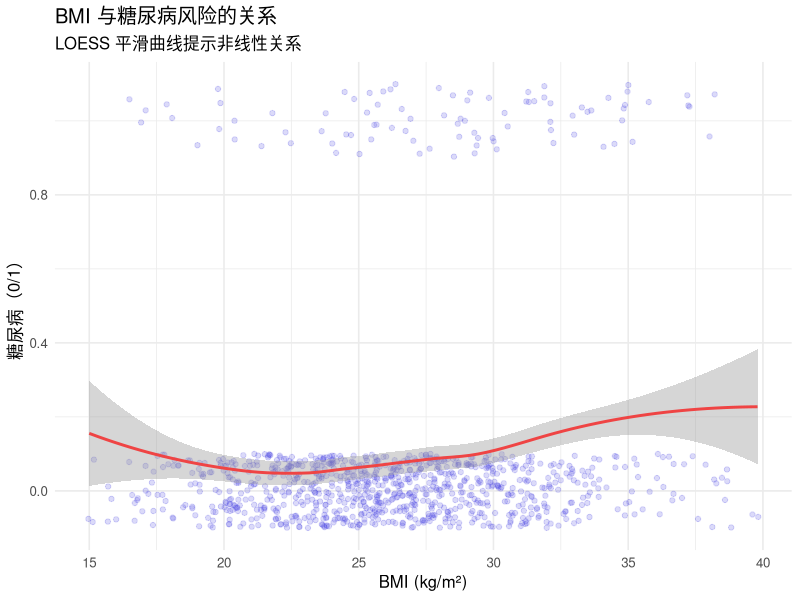

This chart was generated by the following R code: (Note: this script raises an error after producing the figure.)
## ---- chunk 1
knitr::opts_chunk$set(
    echo = TRUE,
    warning = FALSE,
    message = FALSE,
    fig.width = 8,
    fig.height = 5,
    fig.retina = 2,
    out.width = "100%",
    dpi = 150
)
## ---- chunk 2
# 核心包
library(rms) # RCS 主力包
library(tidyverse) # 数据处理
library(ggplot2) # 可视化
library(survival) # 生存分析
## ---- chunk 3
# 模拟数据
set.seed(2024)
n <- 1000

diabetes_data <- tibble(
    id = 1:n,
    age = round(runif(n, 30, 70)),
    sex = factor(sample(c("男", "女"), n, replace = TRUE)),
    bmi = round(rnorm(n, 26, 5), 1),
    exercise = round(pmax(0, rnorm(n, 150, 60))),
    family_history = rbinom(n, 1, 0.25)
) |>
    mutate(
        # 非线性 BMI 效应（J 型曲线）
        bmi_effect = case_when(
            bmi < 18.5 ~ 0.5, # 过轻
            bmi < 24 ~ -0.3, # 正常（参照）
            bmi < 28 ~ 0.2, # 超重
            bmi < 32 ~ 0.8, # 肥胖
            TRUE ~ 1.5 # 重度肥胖
        ) + 0.03 * (bmi - 24)^2 / 10, # 额外非线性

        # 糖尿病风险
        logit_p = -3 +
            bmi_effect +
            0.04 * (age - 50) -
            0.003 * pmax(exercise - 150, 0) +
            0.5 * family_history,
        p = plogis(logit_p),
        diabetes = rbinom(n, 1, p)
    )

# 限制 BMI 范围
diabetes_data <- diabetes_data |>
    filter(bmi >= 15 & bmi <= 45)

glimpse(diabetes_data)

# 事件率
mean(diabetes_data$diabetes)
## ---- chunk 4
# BMI 与糖尿病的关系（初步探索）
ggplot(diabetes_data, aes(x = bmi, y = diabetes)) +
    geom_jitter(alpha = 0.2, height = 0.1, color = "#4f46e5") +
    geom_smooth(method = "loess", color = "#ef4444") +
    labs(
        title = "BMI 与糖尿病风险的关系",
        subtitle = "LOESS 平滑曲线提示非线性关系",
        x = "BMI (kg/m²)",
        y = "糖尿病（0/1）"
    ) +
    theme_minimal(base_size = 12)
## ---- chunk 5
# 设置数据分布（重要！）
dd <- datadist(diabetes_data)
options(datadist = "dd")
## ---- chunk 6
# 4 节点 RCS Logistic 回归
rcs_model <- lrm(
    diabetes ~ rcs(bmi, 4) + age + sex + exercise + family_history,
    data = diabetes_data,
    x = TRUE, y = TRUE # 保留数据用于后续分析
)

print(rcs_model)
## ---- chunk 7
# ANOVA 检验（关键！）
anova(rcs_model)
## ---- chunk 8
# 使用 rms::Predict 函数
pred_bmi <- Predict(rcs_model, bmi, ref.zero = TRUE)

# 绑制效应图
plot(pred_bmi,
    xlab = "BMI (kg/m²)",
    ylab = "log(OR)",
    main = "BMI 与糖尿病风险的非线性关系"
)
## ---- chunk 9
# 提取预测数据
pred_data <- Predict(rcs_model, bmi, ref.zero = TRUE) |>
    as.data.frame()

# 计算 OR
pred_data <- pred_data |>
    mutate(
        OR = exp(yhat),
        OR_lower = exp(lower),
        OR_upper = exp(upper)
    )

# 高质量可视化
ggplot(pred_data, aes(x = bmi)) +
    # 置信区间
    geom_ribbon(aes(ymin = OR_lower, ymax = OR_upper),
        fill = "#4f46e5", alpha = 0.2
    ) +
    # 主曲线
    geom_line(aes(y = OR), color = "#4f46e5", linewidth = 1.2) +
    # 参照线
    geom_hline(yintercept = 1, linetype = "dashed", color = "gray50") +
    # 添加地毯图显示数据分布
    geom_rug(
        data = diabetes_data, aes(x = bmi),
        inherit.aes = FALSE, alpha = 0.3, sides = "b"
    ) +
    scale_y_log10(breaks = c(0.5, 1, 2, 4, 8)) +
    labs(
        title = "BMI 与糖尿病风险的剂量-反应关系",
        subtitle = "使用 4 节点限制性立方样条，参照点: BMI = 24",
        x = "BMI (kg/m²)",
        y = "比值比 (OR)",
        caption = "阴影区域: 95% 置信区间"
    ) +
    theme_minimal(base_size = 12) +
    theme(
        plot.title = element_text(face = "bold"),
        panel.grid.minor = element_blank()
    )
## ---- chunk 10
# 以 BMI = 22（正常中值）为参照
pred_22 <- Predict(rcs_model, bmi,
    ref.zero = TRUE,
    fun = exp
) # 直接输出 OR

# 更新 datadist 的参照值
dd$limits$bmi[2] <- 22 # 设置参照值为22
options(datadist = "dd")
## ---- chunk 11
# 拟合不同节点数的模型
rcs3 <- lrm(diabetes ~ rcs(bmi, 3) + age + sex, data = diabetes_data)
rcs4 <- lrm(diabetes ~ rcs(bmi, 4) + age + sex, data = diabetes_data)
rcs5 <- lrm(diabetes ~ rcs(bmi, 5) + age + sex, data = diabetes_data)

# AIC 比较
data.frame(
    节点数 = 3:5,
    自由度 = c(2, 3, 4),
    AIC = c(AIC(rcs3), AIC(rcs4), AIC(rcs5))
)
## ---- chunk 12
# 可视化比较
pred3 <- Predict(rcs3, bmi, ref.zero = TRUE) |>
    as.data.frame() |>
    mutate(knots = "3 节点")
pred4 <- Predict(rcs4, bmi, ref.zero = TRUE) |>
    as.data.frame() |>
    mutate(knots = "4 节点")
pred5 <- Predict(rcs5, bmi, ref.zero = TRUE) |>
    as.data.frame() |>
    mutate(knots = "5 节点")

compare_data <- bind_rows(pred3, pred4, pred5)

ggplot(compare_data, aes(x = bmi, y = exp(yhat), color = knots)) +
    geom_line(linewidth = 1) +
    geom_hline(yintercept = 1, linetype = "dashed", color = "gray50") +
    scale_color_manual(values = c("#22c55e", "#4f46e5", "#ef4444")) +
    scale_y_log10() +
    labs(
        title = "不同节点数的 RCS 曲线比较",
        x = "BMI",
        y = "OR",
        color = "节点数"
    ) +
    theme_minimal(base_size = 12)
## ---- chunk 13
# 默认节点位置（分位数）
default_knots <- rcspline.eval(diabetes_data$bmi, nk = 4, knots.only = TRUE)
cat("默认节点位置:", default_knots, "\n")

# 自定义节点位置
custom_knots <- c(18.5, 24, 28, 32) # 基于 WHO 分类

rcs_custom <- lrm(
    diabetes ~ rcs(bmi, custom_knots) + age + sex + family_history,
    data = diabetes_data
)

anova(rcs_custom)
## ---- chunk 14
# 从曲线识别潜在拐点
pred_detailed <- Predict(rcs_model, bmi = seq(15, 45, 0.5), ref.zero = TRUE) |>
    as.data.frame() |>
    mutate(OR = exp(yhat))

# 找到 OR = 1 的交点（即风险开始增加的阈值）
threshold_idx <- which.min(abs(pred_detailed$OR - 1))
threshold_bmi <- pred_detailed$bmi[threshold_idx]

cat("风险开始增加的 BMI 阈值约:", round(threshold_bmi, 1), "\n")
## ---- chunk 15
# 计算各 BMI 水平相对于不同参照的 OR
# 这有助于识别临床有意义的切点

# 创建预测数据框
pred_grid <- expand.grid(
    bmi = seq(18, 40, 2),
    age = median(diabetes_data$age),
    sex = "男",
    exercise = median(diabetes_data$exercise),
    family_history = 0
)

# 预测风险
pred_grid$prob <- predict(rcs_model, newdata = pred_grid, type = "fitted")

# 可视化风险曲线
ggplot(pred_grid, aes(x = bmi, y = prob)) +
    geom_line(color = "#4f46e5", linewidth = 1.2) +
    geom_point(color = "#4f46e5", size = 2) +
    scale_y_continuous(labels = scales::percent_format()) +
    labs(
        title = "BMI 与预测糖尿病风险",
        subtitle = "控制年龄、性别、运动量和家族史",
        x = "BMI (kg/m²)",
        y = "预测风险"
    ) +
    theme_minimal(base_size = 12)
## ---- chunk 16
# 模拟生存数据
set.seed(42)
survival_data <- diabetes_data |>
    mutate(
        # 生存时间
        time = rexp(n(), rate = 0.05 + 0.02 * diabetes),
        time = pmin(time, 10), # 最长随访10年
        # 删失
        censor_time = runif(n(), 3, 10),
        surv_time = pmin(time, censor_time),
        status = as.integer(time <= censor_time)
    )

# 设置 datadist
dd <- datadist(survival_data)
options(datadist = "dd")

# Cox 回归 with RCS
cox_rcs <- cph(
    Surv(surv_time, status) ~ rcs(bmi, 4) + age + sex,
    data = survival_data,
    x = TRUE, y = TRUE
)

print(cox_rcs)
anova(cox_rcs)
## ---- chunk 17
# 可视化 HR 曲线
pred_cox <- Predict(cox_rcs, bmi, ref.zero = TRUE, fun = exp)

ggplot(as.data.frame(pred_cox), aes(x = bmi)) +
    geom_ribbon(aes(ymin = lower, ymax = upper), fill = "#ef4444", alpha = 0.2) +
    geom_line(aes(y = yhat), color = "#ef4444", linewidth = 1.2) +
    geom_hline(yintercept = 1, linetype = "dashed") +
    scale_y_log10() +
    labs(
        title = "BMI 与死亡风险（Cox 回归 + RCS）",
        x = "BMI (kg/m²)",
        y = "风险比 (HR)"
    ) +
    theme_minimal(base_size = 12)
## ---- chunk 18
# 多个变量使用 RCS
multi_rcs <- lrm(
    diabetes ~ rcs(bmi, 4) + rcs(age, 3) + rcs(exercise, 3) + sex + family_history,
    data = diabetes_data
)

anova(multi_rcs)
## ---- chunk 19
# 可视化所有非线性效应
plot(Predict(multi_rcs), layout = c(2, 3))
## ---- chunk 20
# BMI 效应是否因性别而异
rcs_interact <- lrm(
    diabetes ~ rcs(bmi, 4) * sex + age + family_history,
    data = diabetes_data
)

anova(rcs_interact)
## ---- chunk 21
# 按性别分层可视化
pred_sex <- Predict(rcs_interact, bmi, sex, ref.zero = TRUE)

ggplot(as.data.frame(pred_sex), aes(
    x = bmi, y = exp(yhat),
    color = sex, fill = sex
)) +
    geom_ribbon(aes(ymin = exp(lower), ymax = exp(upper)), alpha = 0.2, color = NA) +
    geom_line(linewidth = 1.2) +
    geom_hline(yintercept = 1, linetype = "dashed") +
    scale_color_manual(values = c("#4f46e5", "#ef4444")) +
    scale_fill_manual(values = c("#4f46e5", "#ef4444")) +
    scale_y_log10() +
    labs(
        title = "BMI 与糖尿病风险的性别差异",
        x = "BMI (kg/m²)",
        y = "OR",
        color = "性别",
        fill = "性别"
    ) +
    theme_minimal(base_size = 12)
## ---- chunk 22
# 内部验证
cal <- calibrate(rcs_model, B = 200) # 200 次 Bootstrap
plot(cal, main = "校准曲线")
## ---- chunk 23
# C 统计量
cat("C 统计量 (AUC):", rcs_model$stats["C"], "\n")
## ---- chunk 24
# 过拟合校正
validate(rcs_model, B = 200)
## ---- chunk 25
# 提取特定 BMI 值的 OR
specific_bmi <- c(18.5, 22, 25, 28, 30, 35)
ref_bmi <- 22 # 参照值

# 重新设置参照
dd$limits$bmi[2] <- ref_bmi
options(datadist = "dd")

# 预测
pred_specific <- Predict(rcs_model, bmi = specific_bmi, ref.zero = TRUE)
pred_table <- as.data.frame(pred_specific) |>
    mutate(
        OR = round(exp(yhat), 2),
        CI_lower = round(exp(lower), 2),
        CI_upper = round(exp(upper), 2),
        OR_CI = paste0(OR, " (", CI_lower, "-", CI_upper, ")")
    ) |>
    select(bmi, OR_CI)

pred_table
## ---- chunk 26
# 准备数据
forest_data <- as.data.frame(pred_specific) |>
    mutate(
        OR = exp(yhat),
        lower = exp(lower),
        upper = exp(upper),
        label = paste0("BMI = ", bmi)
    )

ggplot(forest_data, aes(x = OR, y = reorder(label, bmi))) +
    geom_vline(xintercept = 1, linetype = "dashed", color = "gray50") +
    geom_errorbarh(aes(xmin = lower, xmax = upper), height = 0.2, color = "#4f46e5") +
    geom_point(size = 3, color = "#4f46e5") +
    scale_x_log10(breaks = c(0.5, 1, 2, 4)) +
    labs(
        title = "不同 BMI 水平的糖尿病风险",
        subtitle = "参照: BMI = 22 kg/m²",
        x = "比值比 (OR)",
        y = NULL
    ) +
    theme_minimal(base_size = 12)
